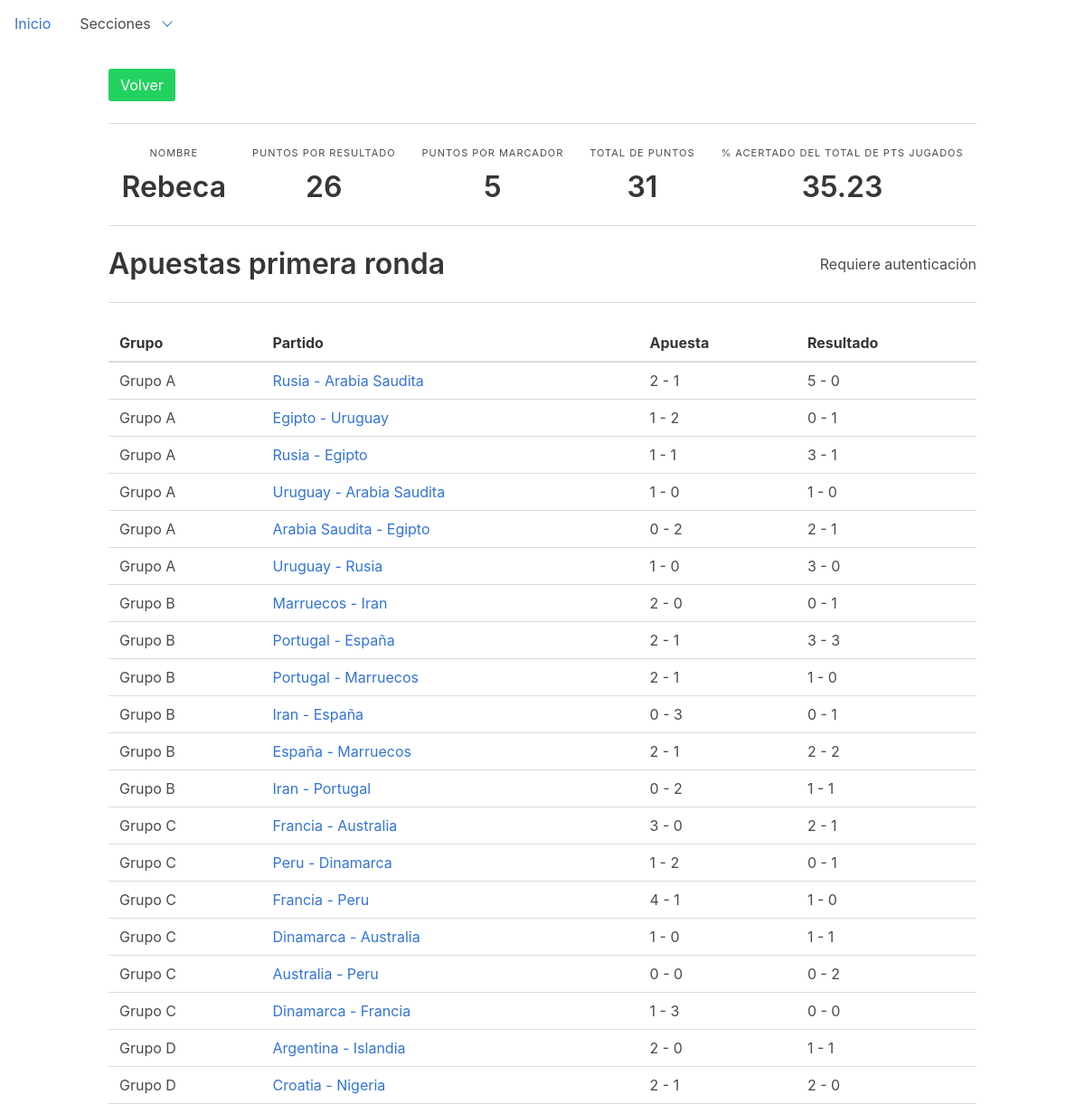
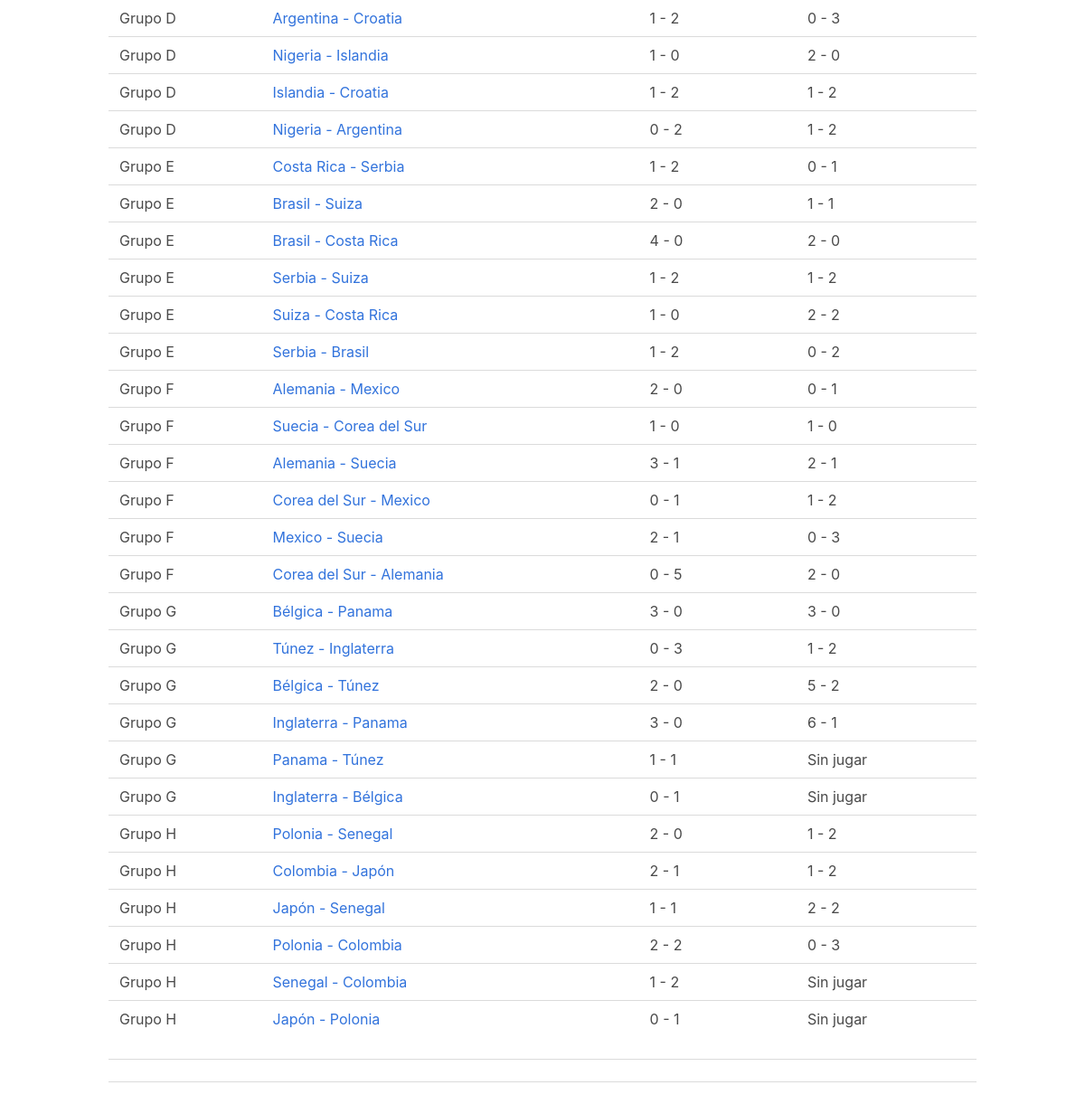
The page /dashboard/gamblers/35 on the database as committed earlier (2 pictures, top to bottom).
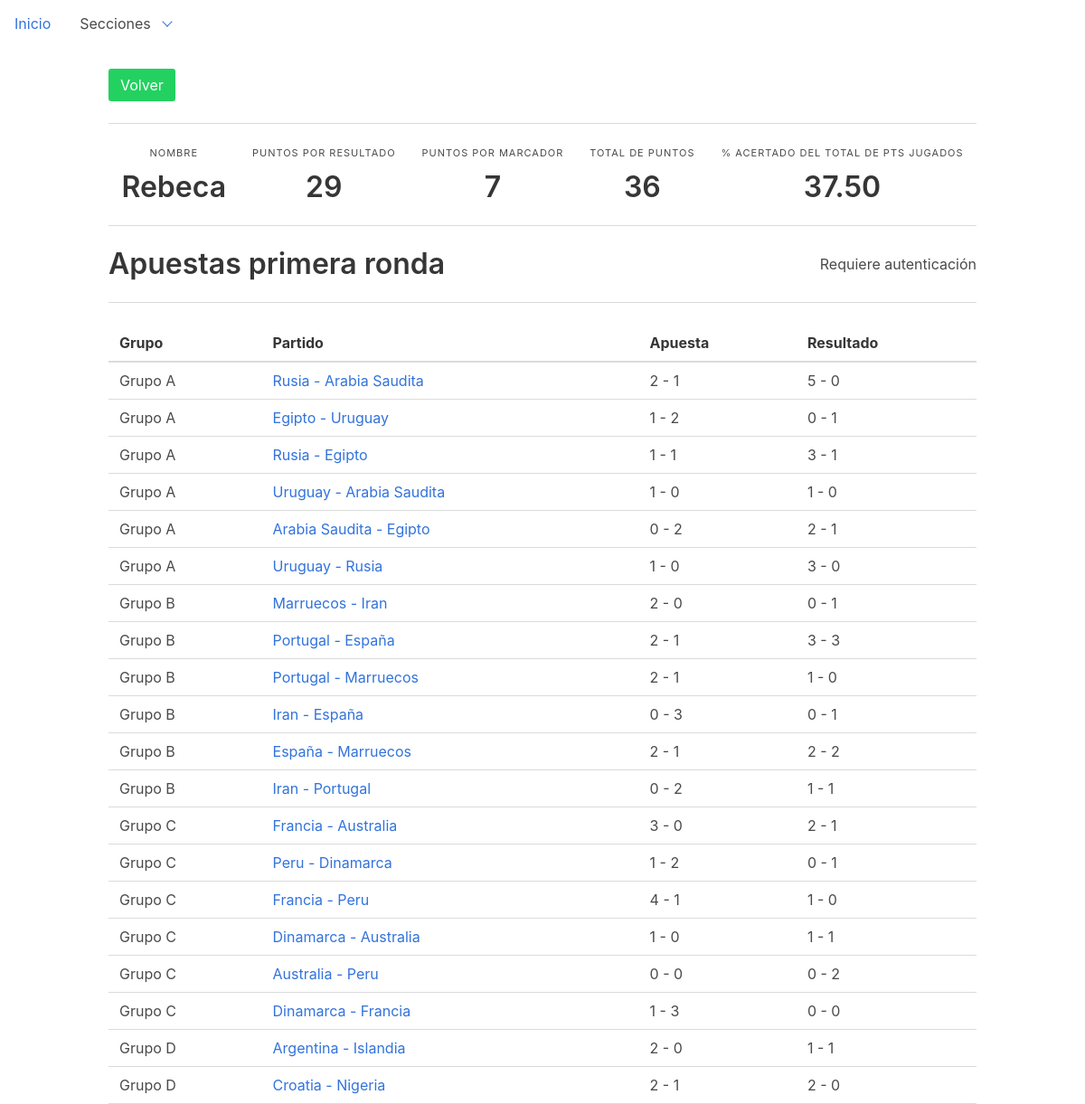
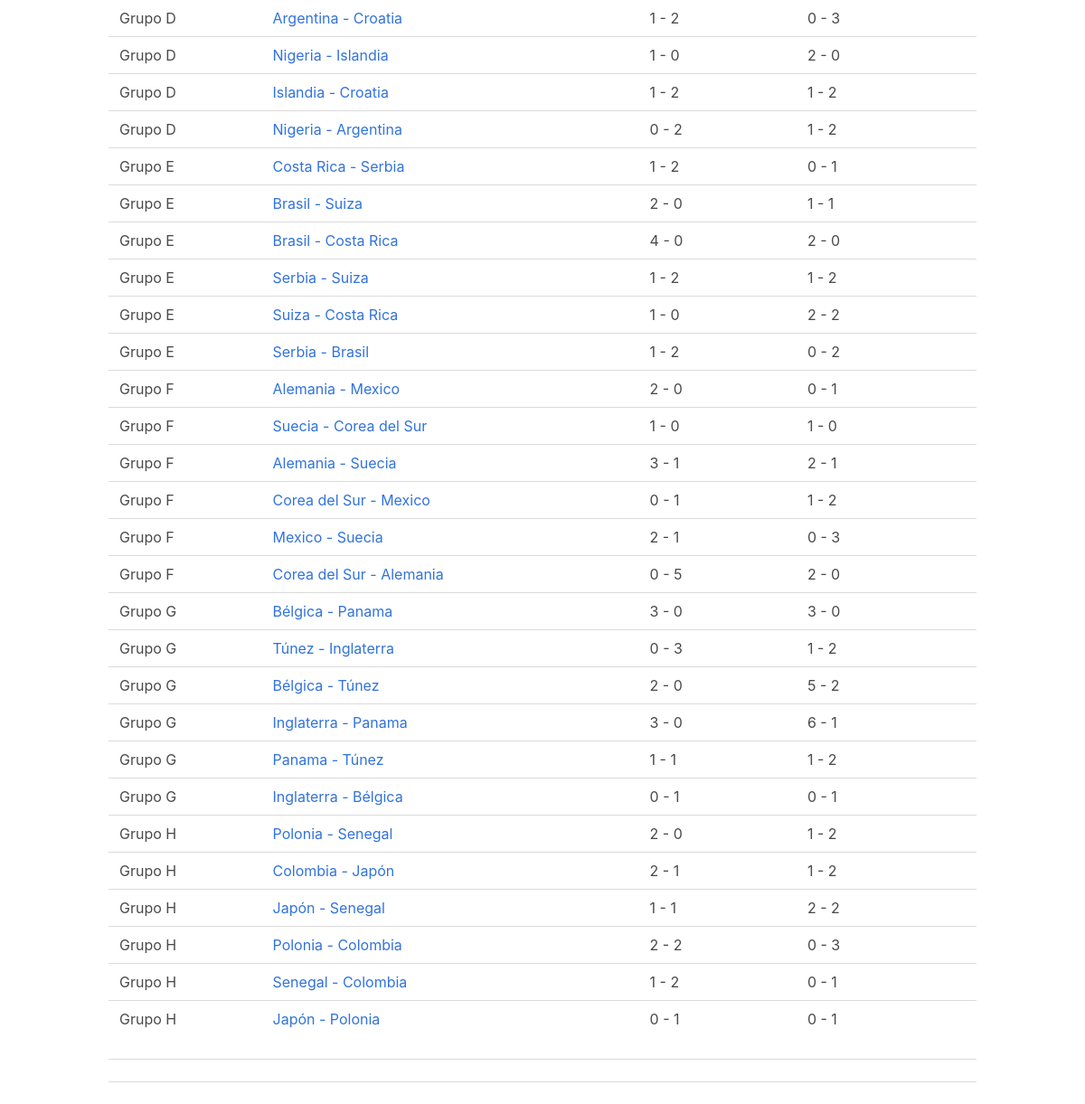
The same page on the database as committed later (2 pictures, top to bottom).
### dashboard/models.py (models this page shows, shortened)
class Gambler(models.Model):
    name = models.CharField(max_length=48)
    points_result = models.IntegerField(default=0)
    points_score = models.IntegerField(default=0)
    points_8vo = models.IntegerField(default=0)
    points_4vo = models.IntegerField(default=0)
    points_semi = models.IntegerField(default=0)
    points_3er = models.IntegerField(default=0)
    points_final = models.IntegerField(default=0)

class Bet(models.Model):
    source = models.ForeignKey('Gambler', on_delete=models.DO_NOTHING, verbose_name='Fuente')
    match = models.ForeignKey('Match', on_delete=models.DO_NOTHING, verbose_name='Partido de referencia')
    team1 = models.ForeignKey('Team', on_delete=models.DO_NOTHING, related_name='bteam1', default="2",
                              verbose_name='Equipo 1')
    team2 = models.ForeignKey('Team', on_delete=models.DO_NOTHING, related_name='bteam2', default="2",
                              verbose_name='Equipo 2')
    goals_team1 = models.IntegerField(default=0, verbose_name='Goles equipo 1')
    goals_team2 = models.IntegerField(default=0, verbose_name='Goles equipo 2')
    checked = models.BooleanField(default=False)
    class Meta:
        ordering = ["source"]
        unique_together = (("source", "match"),)

class Match(models.Model):
    STAGE_CHOICES = (
        ('1', 'Primera fase'),
        ('2', 'Octavos'),
        ('3', 'Cuarto'),
        ('4', 'Semifinales'),
        ('5', 'Tercer lugar'),
        ('6', 'Finales'),
    )
    team1 = models.ForeignKey('Team', on_delete=models.DO_NOTHING, related_name='team1')
    team2 = models.ForeignKey('Team', on_delete=models.DO_NOTHING, related_name='team2')
    game_date = models.DateTimeField(null=True)
    stage = models.CharField(choices=STAGE_CHOICES, max_length=1, default='1')

class Team(models.Model):
    GROUP_CHOICES = (
        ('A', 'Grupo A'),
        ('B', 'Grupo B'),
        ('C', 'Grupo C'),
        ('D', 'Grupo D'),
        ('E', 'Grupo E'),
        ('F', 'Grupo F'),
        ('G', 'Grupo G'),
        ('H', 'Grupo H'),
    )
    group = models.CharField(choices=GROUP_CHOICES, max_length=1, null=True, default='A')
    name = models.CharField(max_length=32)
    code = models.CharField(max_length=32)
    cups = models.IntegerField(default=0)
    finals = models.IntegerField(default=0)
    semifinals = models.IntegerField(default=0)
    class Meta:
        ordering = ["name"]
    def __str__(self):
        return self.name

### dashboard/views.py (the view)
# urls.py: url(r'^gamblers/(?P<pk>\d+)$', views.GamblerDetailView.as_view(), name='gambler-detail'),
class GamblerDetailView(DetailView):
    model = Gambler

### dashboard/templatetags/custom_tags.py (called while the page is built)
@register.filter()
def total_points(value, arg):
    gambler = Gambler.objects.get(name=arg)
    points = gambler.points_semi + gambler.points_score + gambler.points_final + gambler.points_8vo+gambler.points_4vo + gambler.points_3er + gambler.points_result
    return str(points)

@register.filter()
def total_percentage(value, arg):
    gambler = Gambler.objects.get(name=arg)
    oficial_g = Gambler.objects.get(name="Oficial")
    bets = Bet.objects.filter(source=oficial_g)
    total_points_matches = len(bets) * 2
    points = 0
    for bet in bets:
        b = Bet.objects.get(match=bet.match, source=gambler)
        if bet.goals_team1 == b.goals_team1 and bet.goals_team2 == b.goals_team2:
            points += 1
        if result_match(bet.source.name, bet.match) == result_match(b.source.name, b.match):
            points += 1
    return "{0:.2f}".format((points * 100)/total_points_matches)

@register.filter()
def result(value, arg):
    try:
        bet = Bet.objects.get(match=arg, source__name="Oficial")
    except Bet.DoesNotExist:
        return 'Sin jugar'
    return str(bet.goals_team1) + " - " + str(bet.goals_team2)

### templates/dashboard/gambler_detail.html (shortened to what this page needs)
{% extends 'base.html' %}
{% load custom_tags %}
{% block content %}
    <a class="button is-success" href="{% url 'gambler-list' %}">Volver</a>
    <hr>
    <div class="level">
        <div class="level-item has-text-centered">
            <div>
                <p class="heading">Nombre</p>
                <p class="title">{{ gambler.name }}</p>
            </div>
        </div>
        <div class="level-item has-text-centered">
            <div>
                <p class="heading">Puntos por resultado</p>
                <p class="title">{{ gambler.points_result }}</p>
            </div>
        </div>
        <div class="level-item has-text-centered">
            <div>
                <p class="heading">Puntos por marcador</p>
                <p class="title">{{ gambler.points_score }}</p>
            </div>
        </div>
        <div class="level-item has-text-centered">
            <div>
                <p class="heading">Total de puntos</p>
                <p class="title"> {{ value|total_points:gambler.name }}</p>
            </div>
        </div>
        <div class="level-item has-text-centered">
            <div>
                <p class="heading">% acertado del total de pts jugados</p>
                <p class="title"> {{ value|total_percentage:gambler.name }}</p>
            </div>
        </div>
    </div>
    <hr>
    <div class="level">
        <div>
            <p class="title">
                Apuestas primera ronda
            </p>
        </div>
        <br/>
        {% if user.is_authenticated %}
            <a class="button is-info is-pulled-right" href="{% url 'bet-create' %}">Nueva apuesta</a>
        {% else %}
            <p class="is-pulled-right">Requiere autenticación</p>
        {% endif %}
    </div>
    <hr>
    <div class="level">
        <table class="sortable">
            <thead>
            <tr>
                <th>Grupo</th>
                <th>Partido</th>
                <th>Apuesta</th>
                <th>Resultado</th>
            </tr>
            </thead>
            <tbody>
            {% for bet in gambler.bet_set.all %}
                <tr>
                    <td>{{ bet.team1.get_group_display }}</td>
                    <td><a href="{% url 'bet-detail' bet.pk %}">{{ bet.team1 }} - {{ bet.team2 }}</a></td>
                    <td>{{ bet.goals_team1 }} - {{ bet.goals_team2 }}</td>
                    <td>{{ total|result:bet.match }}</td>
                </tr>
            {% endfor %}
            </tbody>
        </table>
    </div>
    <hr>
    <hr>
{% endblock %}

Rows that differ between the two databases and show on the page:
changed Gambler "Rebeca": points_result "26" → "29"; points_score "5" → "7"; name+points_semi+points_score "31" → "36"; name+id "35.23" → "37.50"
changed Bet (number 41 of 48 on the later page): match.goals_team2 "Sin jugar" → "1 - 2"
changed Bet (number 42 of 48 on the later page): match.goals_team2 "Sin jugar" → "0 - 1"
changed Bet (number 47 of 48 on the later page): match.goals_team2 "Sin jugar" → "0 - 1"
changed Bet (number 48 of 48 on the later page): match.goals_team2 "Sin jugar" → "0 - 1"
